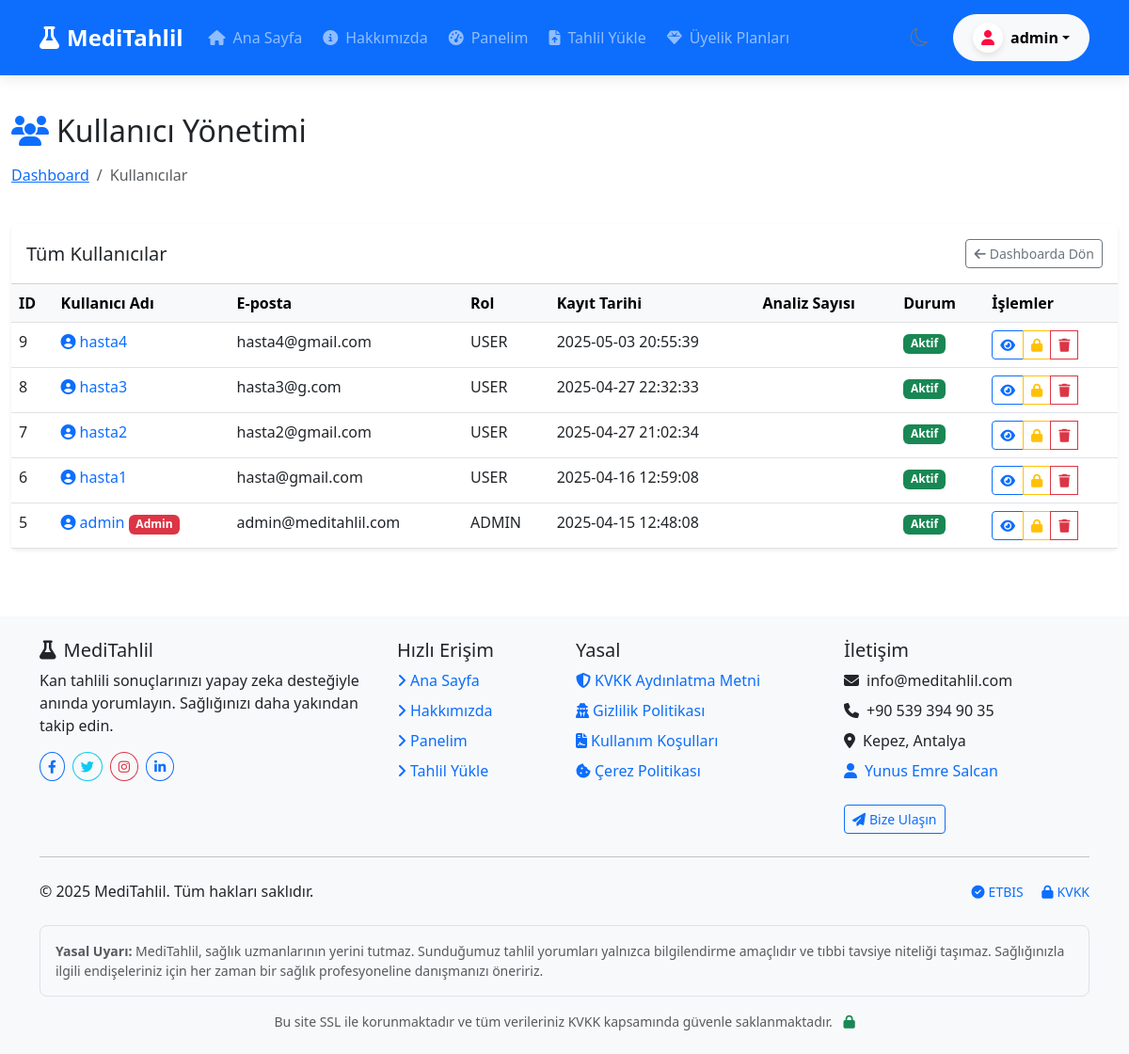
Page /admin/users (signed in) on the committed database.
### tables this page shows
CREATE TABLE users (
        id INTEGER PRIMARY KEY AUTOINCREMENT,
        username TEXT UNIQUE NOT NULL,
        password TEXT NOT NULL,
        email TEXT UNIQUE NOT NULL,
        created_at TIMESTAMP DEFAULT CURRENT_TIMESTAMP
    , role TEXT DEFAULT 'user', is_active BOOLEAN DEFAULT 1, login_count INTEGER DEFAULT 0, subscription_plan TEXT DEFAULT 'free', stripe_customer_id TEXT, subscription_status TEXT DEFAULT 'active', subscription_end_date TIMESTAMP);

### app.py (the view)
@app.route('/admin/users')
@admin_required
def admin_users():
    conn = sqlite3.connect(DB_PATH)
    conn.row_factory = sqlite3.Row
    c = conn.cursor()
    c.execute("SELECT * FROM users ORDER BY created_at DESC")
    users = c.fetchall()
    conn.close()
    return render_template('admin/users.html', users=users)

### templates/admin/users.html (shortened to what this page needs)
{% extends "layout.html" %}
{% block content %}
<div class="container-fluid py-4">
    <div class="row mb-4">
        <div class="col-md-12">
            <h2 class="mb-3"><i class="fas fa-users me-2 text-primary"></i>Kullanıcı Yönetimi</h2>
            <nav aria-label="breadcrumb">
                <ol class="breadcrumb">
                    <li class="breadcrumb-item"><a href="{{ url_for('admin_dashboard') }}">Dashboard</a></li>
                    <li class="breadcrumb-item active">Kullanıcılar</li>
                </ol>
            </nav>
        </div>
    </div>
    <div class="card border-0 shadow-sm">
        <div class="card-header bg-white py-3 d-flex justify-content-between align-items-center">
            <h5 class="mb-0">Tüm Kullanıcılar</h5>
            <a href="{{ url_for('admin_dashboard') }}" class="btn btn-outline-secondary btn-sm">
                <i class="fas fa-arrow-left me-1"></i>Dashboarda Dön
            </a>
        </div>
        <div class="card-body p-0">
            {% if users %}
            <div class="table-responsive">
                <table class="table table-hover mb-0">
                    <thead class="table-light">
                        <tr>
                            <th>ID</th>
                            <th>Kullanıcı Adı</th>
                            <th>E-posta</th>
                            <th>Rol</th>
                            <th>Kayıt Tarihi</th>
                            <th>Analiz Sayısı</th>
                            <th>Durum</th>
                            <th>İşlemler</th>
                        </tr>
                    </thead>
                    <tbody>
                        {% for user in users %}
                        <tr>
                            <td>{{ user.id }}</td>
                            <td>
                                <a href="{{ url_for('admin_user_detail', user_id=user.id) }}" class="text-decoration-none">
                                    <i class="fas fa-user-circle text-primary me-1"></i>{{ user.username }}
                                </a>
                                {% if user.role == 'admin' %}
                                <span class="badge bg-danger">Admin</span>
                                {% endif %}
                            </td>
                            <td>{{ user.email }}</td>
                            <td>{{ user.role|upper }}</td>
                            <td>{{ user.created_at }}</td>
                            <td>
                            </td>
                            <td>
                                {% if user.is_active %}
                                <span class="badge bg-success">Aktif</span>
                                {% else %}
                                <span class="badge bg-danger">Pasif</span>
                                {% endif %}
                            </td>
                            <td>
                                <div class="btn-group btn-group-sm" role="group">
                                    <a href="{{ url_for('admin_user_detail', user_id=user.id) }}" class="btn btn-outline-primary" title="Görüntüle">
                                        <i class="fas fa-eye"></i>
                                    </a>
                                    {% if user.id != 1 %}
                                    <a href="{{ url_for('admin_toggle_user', user_id=user.id) }}" class="btn btn-outline-warning" title="{{ 'Pasif Yap' if user.is_active else 'Aktif Yap' }}">
                                        {% if user.is_active %}
                                        <i class="fas fa-lock"></i>
                                        {% else %}
                                        <i class="fas fa-lock-open"></i>
                                        {% endif %}
                                    </a>
                                    <button type="button" class="btn btn-outline-danger" title="Sil" data-bs-toggle="modal" data-bs-target="#deleteModal{{ user.id }}">
                                        <i class="fas fa-trash"></i>
                                    </button>
                                    {% endif %}
                                </div>
                            </td>
                        </tr>
                        {% endfor %}
                    </tbody>
                </table>
            </div>
            {% else %}
            <div class="text-center py-5">
                <i class="fas fa-users text-muted mb-3" style="font-size: 3rem;"></i>
                <h5>Henüz kullanıcı bulunmuyor.</h5>
            </div>
            {% endif %}
        </div>
    </div>
</div>
{% endblock %}

### templates/layout.html (style rules this page uses)
body { min-height: 100vh; display: flex; flex-direction: column; transition: background-color 0.3s ease, color 0.3s ease; }

### rows in the picture
users: id "9", username "hasta4", email "hasta4@gmail.com", role "USER", created_at "2025-05-03 20:55:39", is_active "Aktif"
users: id "8", username "hasta3", email "hasta3@g.com", role "USER", created_at "2025-04-27 22:32:33", is_active "Aktif"
users: id "7", username "hasta2", email "hasta2@gmail.com", role "USER", created_at "2025-04-27 21:02:34", is_active "Aktif"
users: id "6", username "hasta1", email "hasta@gmail.com", role "USER", created_at "2025-04-16 12:59:08", is_active "Aktif"
users: id "5", username "admin", shows "Admin", email "admin@meditahlil.com", role "ADMIN", created_at "2025-04-15 12:48:08", is_active "Aktif"

### other values in the picture
{{ session.username }} "admin"
